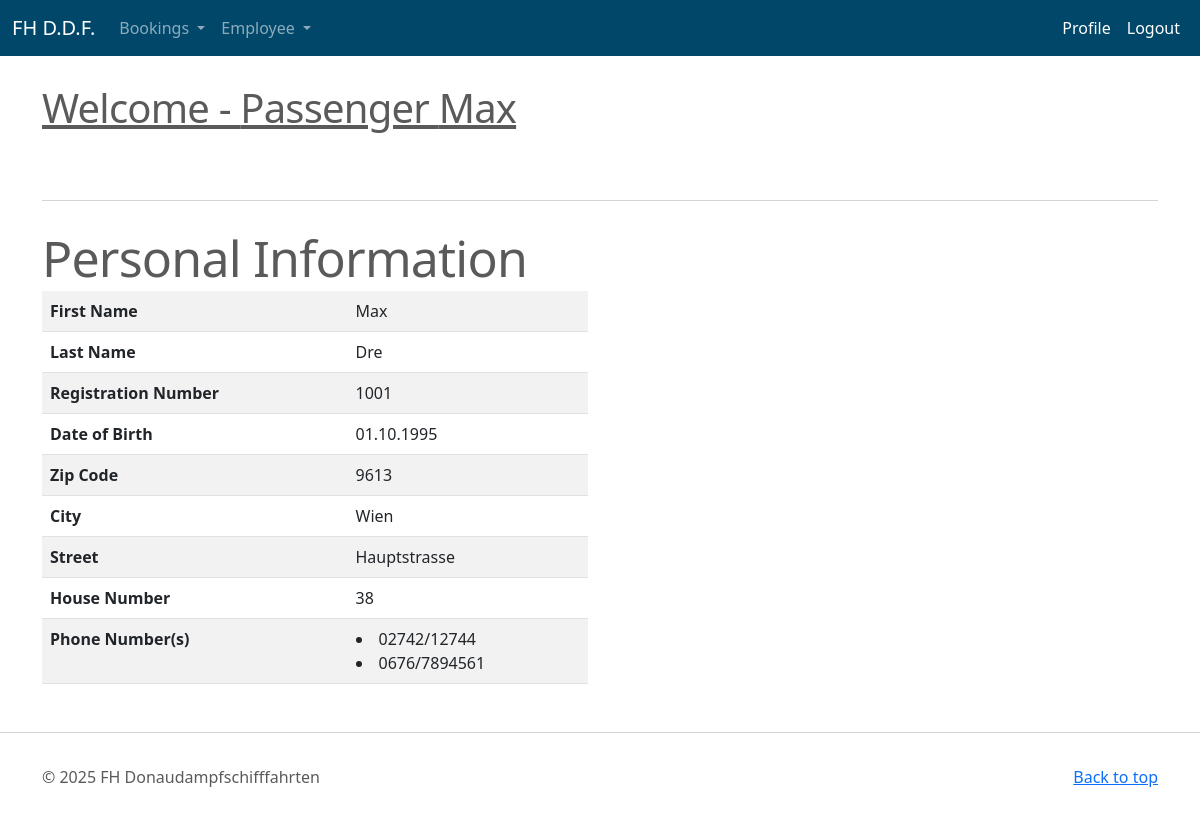
The app's page /profile (signed in) with its own data.
### tables this page shows
CREATE TABLE "Person" (
    /* hab das auf PANr geaendert da es sonst mit den spaeteren FKs zach wird mit dem zusammengesetzten SVNR + GebDatum*/
    "PANr" NUMBER(4),
    /* es gibt keinen eigenen date type kann als int, text, oder real angegeben werden */ 
    "GebDatum" INTEGER,
    "Vorname" TEXT(50),
    "Nachname" TEXT(50),
    "PLZ" NUMBER(4),
    "Ort" TEXT(50),
    "Strasse" TEXT(50),
    "Hausnummer" NUMBER(4),
    CONSTRAINT pk_Person PRIMARY KEY (PANr)
);

CREATE TABLE "user" (
  id INTEGER PRIMARY KEY AUTOINCREMENT,
  username TEXT UNIQUE NOT NULL,
  password TEXT NOT NULL
);

CREATE TABLE "Telefonnummer" (
    "TelNummer" TEXT(20),
    "PANr" NUMBER(4),
    CONSTRAINT pk_Telefonnummer PRIMARY KEY (PANr, TelNummer),
    CONSTRAINT fk_Telefonnummer_Person FOREIGN KEY (PANr) REFERENCES Person (PANr)
        ON DELETE CASCADE
);

### flask_auu/profile.py (the view)
@bp.route('/profile')
@login_required
def profile():
    db = get_db()
    user_data = db.execute(
        "SELECT VORNAME, NACHNAME, strftime('%d.%m.%Y', GebDatum) as GebDatum, PLZ, ORT, STRASSE, Hausnummer FROM PERSON WHERE PANR = ?",
        (g.user['username'],)
    ).fetchone()
    techniker = db.execute(
        'SELECT * FROM Techniker WHERE PANR = ?', (g.user['username'],)
    ).fetchone()
    captain = db.execute(
        'SELECT * FROM Kapitaen WHERE PANR = ?', (g.user['username'],)
    ).fetchone()
    passenger = db.execute(
        'SELECT * FROM Passagier WHERE PANR = ?', (g.user['username'],)
    ).fetchone()
    user_tel = db.execute(
        'SELECT TELNUMMER FROM TELEFONNUMMER WHERE PANR = ?',
        (g.user['username'],)
    ).fetchall()
    if captain:
        role = 'Captain'
    elif techniker:
        role = 'Technician'
    elif passenger:
        role = 'Passenger'
    else:
        role = 'Guest'
    return render_template('profile/profile.html', user_data=user_data, user_tel=user_tel, role=role)

### flask_auu/auth.py (called while the page is built)
@bp.before_app_request
def load_logged_in_user():
    user_id = session.get('user_id')
    if session.get('history') is None:
        session['history'] = "Usage history since last login:\n"
    if user_id is None:
        g.user = None
    else:
        g.user = get_db().execute(
            'SELECT * FROM user WHERE id = ?', (user_id,)
        ).fetchone()

def login_required(view):
    @functools.wraps(view)
    def wrapped_view(**kwargs):
        if g.user is None:
            return redirect(url_for('auth.login'))
        return view(**kwargs)
    return wrapped_view

### flask_auu/db.py (called while the page is built)
def get_db():
        print('get_db(): before db is accessed...', flush=True)
        if 'db' not in g:
            g.db = sqlite3.connect(
                current_app.config['DATABASE'],
                detect_types=sqlite3.PARSE_DECLTYPES
            )
            g.db.row_factory = sqlite3.Row
        return g.db

### flask_auu/templates/profile/profile.html
{% extends 'base.html' %}
{% block content %}
<div class="container marketing">
    <div class="signpost"><h1>Welcome - {{ role }} {{ user_data['VORNAME'] }}</h1></div>
    <hr class="featurette-divider">
    <div class="row featurette">
        <div class="col-md-6">
            <h2 class="featurette-heading">Personal Information</h2>
            <table class="table table-responsive table-striped table-hover">
                <tbody>
                    <tr>
                        <th>First Name</th>
                        <td>{{ user_data['VORNAME'] }}</td>
                    </tr>
                    <tr>
                        <th>Last Name</th>
                        <td>{{ user_data['NACHNAME'] }}</td>
                    </tr>
                    <tr>
                        <th>Registration Number</th>
                        <td>{{ g.user['username'] }}</td>
                    </tr>
                    <tr>
                        <th>Date of Birth</th>
                        <td>{{ user_data['GebDatum'] }}</td>
                    </tr>
                    <tr>
                        <th>Zip Code</th>
                        <td>{{ user_data['PLZ'] }}</td>
                    </tr>
                    <tr>
                        <th>City</th>
                        <td>{{ user_data['ORT'] }}</td>
                    </tr>
                    <tr>
                        <th>Street</th>
                        <td>{{ user_data['STRASSE'] }}</td>
                    </tr>
                    <tr>
                        <th>House Number</th>
                        <td>{{ user_data['Hausnummer'] }}</td>
                    </tr>
                    <tr>
                        <th>Phone Number(s)</th>
                        <td>
                            {% for tels in user_tel %}
                                <li>{{ tels['TELNUMMER'] }}</li>
                            {% endfor %}
                        </td>
                    </tr>
                </tbody>
            </table>
        </div>
    </div>
</div>
{% endblock %}

### records on screen
Person: VORNAME "Max", NACHNAME "Dre", PLZ "9613", ORT "Wien", STRASSE "Hauptstrasse", Hausnummer "38"
user: user.username "1001"
Telefonnummer: TELNUMMER "02742/12744"
Telefonnummer: TELNUMMER "0676/7894561"

### other values on screen
{{ role }} "Passenger"
{{ user_data['GebDatum'] }} "01.10.1995"
